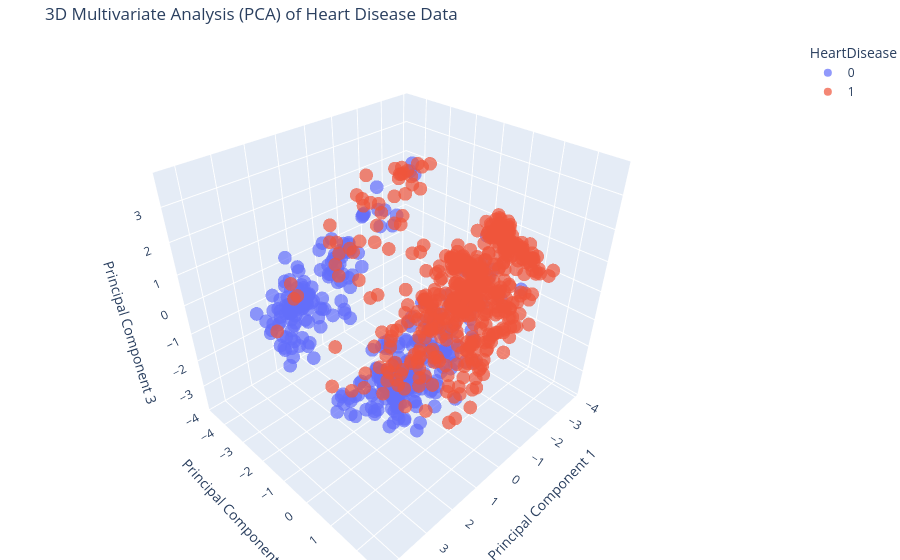

This figure's notebook cell:
### Markdown cell above
3D PCA in order to view a more detailed non-linear representation/nature of the data.

### Code cell
df_numeric = pd.get_dummies(df, columns=['Sex', 'ChestPainType', 'RestingECG', 'ExerciseAngina', 'ST_Slope'])

X = df_numeric.drop('HeartDisease', axis=1)
y = df_numeric['HeartDisease'].astype(str)  # String for discrete color mapping

# Standardize the data
scaler = StandardScaler()
X_scaled = scaler.fit_transform(X)

# PCA for 3 Dimensions
pca = PCA(n_components=3)
components = pca.fit_transform(X_scaled)

# DataFrame for the 3D plot
pca_df = pd.DataFrame(data=components, columns=['PC1', 'PC2', 'PC3'])
pca_df['HeartDisease'] = y.values

# Calculate Variance Explained
exp_var_cumul = np.cumsum(pca.explained_variance_ratio_)
print(f"Total Variance Explained by 3 components: {exp_var_cumul[-1]:.2%}")

# Interactive 3D Visualization
fig = px.scatter_3d(
    pca_df, x='PC1', y='PC2', z='PC3',
    color='HeartDisease',
    title='3D Multivariate Analysis (PCA) of Heart Disease Data',
    labels={'PC1': 'Principal Component 1', 'PC2': 'Principal Component 2', 'PC3': 'Principal Component 3'},
    color_discrete_map={'0': '#636EFA', '1': '#EF553B'},
    opacity=0.7
)

fig.update_layout(margin=dict(l=0, r=0, b=0, t=40))
fig.show()

### Figure 1 — Plotly figure (JSON) as saved in the notebook; plotly's stock layout.template omitted (floating-point values rounded to 4 significant figures; data arrays with more than 128 entries replaced by an {"elided": "..."} marker saying what was removed)
{"data": [{"hovertemplate": "HeartDisease=0<br>Principal Component 1=%{x}<br>Principal Component 2=%{y}<br>Principal Component 3=%{z}<extra></extra>", "legendgroup": "0", "marker": {"color": "#636EFA", "opacity": 0.7, "symbol": "circle"}, "mode": "markers", "name": "0", "scene": "scene", "showlegend": true, "type": "scatter3d", "x": {"elided": "410 float values"}, "y": {"elided": "410 float values"}, "z": {"elided": "410 float values"}}, {"hovertemplate": "HeartDisease=1<br>Principal Component 1=%{x}<br>Principal Component 2=%{y}<br>Principal Component 3=%{z}<extra></extra>", "legendgroup": "1", "marker": {"color": "#EF553B", "opacity": 0.7, "symbol": "circle"}, "mode": "markers", "name": "1", "scene": "scene", "showlegend": true, "type": "scatter3d", "x": {"elided": "508 float values"}, "y": {"elided": "508 float values"}, "z": {"elided": "508 float values"}}], "layout": {"legend": {"title": {"text": "HeartDisease"}, "tracegroupgap": 0}, "margin": {"b": 0, "l": 0, "r": 0, "t": 40}, "scene": {"domain": {"x": [0, 1], "y": [0, 1]}, "xaxis": {"title": {"text": "Principal Component 1"}}, "yaxis": {"title": {"text": "Principal Component 2"}}, "zaxis": {"title": {"text": "Principal Component 3"}}}, "title": {"text": "3D Multivariate Analysis (PCA) of Heart Disease Data"}}}
